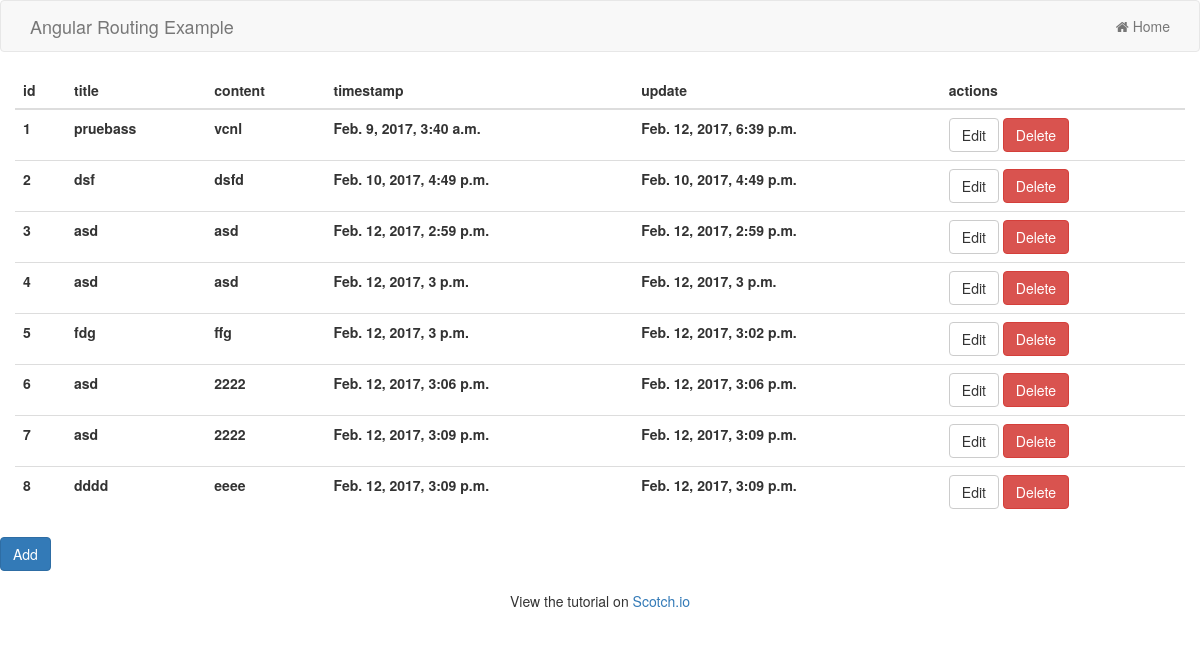
The app's page /posts/index/, older data.
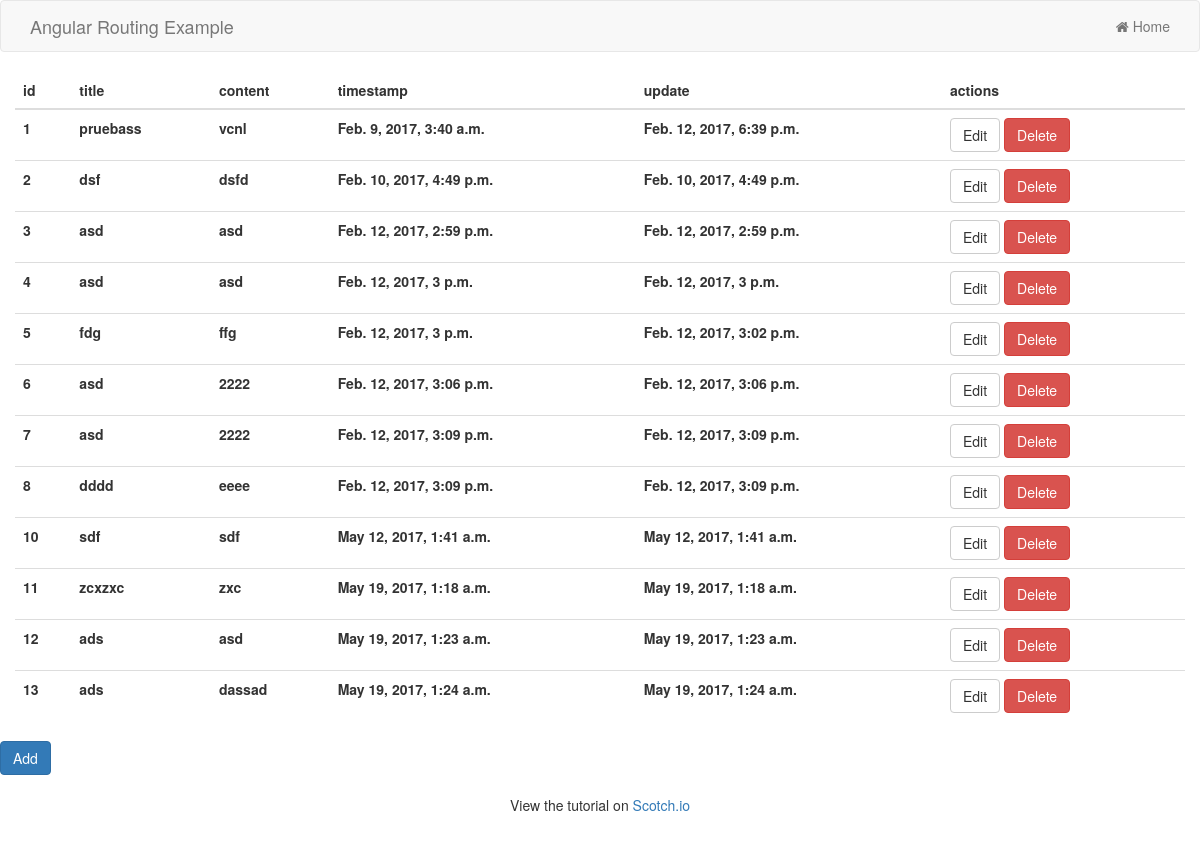
The same page, newer data.
### posts/models.py (models this page shows, shortened)
class Post(models.Model):
    title = models.CharField(max_length = 120)
    content = models.TextField()
    updated = models.DateTimeField(auto_now = True, auto_now_add = False)
    timestamp = models.DateTimeField(auto_now = False, auto_now_add = True)

### posts/views.py (the view)
def post_list(request):
    posts = Post.objects.all()
    context = {
        "posts": posts,
    }
    return render(request, 'post/index.html', context)

### templates/post/index.html
{% extends 'layouts/base.html' %}
{% block content %}
<div class="row">
    <table class="table">
        <thead>
            <tr>
                <th>id</th>
                <th>title</th>
                <th>content</th>
                <th>timestamp</th>
                <th>update</th>
                <th>actions</th>
            </tr>
        </thead>
        <tbody>
            {% for post in posts %}
                <tr>
                    <th>{{ post.id }}</th>
                    <th>{{ post.title }}</th>
                    <th>{{ post.content }}</th>
                    <th>{{ post.timestamp }}</th>
                    <th>{{ post.updated }}</th>
                    <th>
                        <a href="{% url 'edit' post.id %}" class="btn btn-default">Edit</a>
                        <a href="{% url 'delete' post.id %}" class="btn btn-danger">Delete</a>
                    </th>
                </tr>
            {% endfor %}
        </tbody>
    </table>
    <div class="row">
        <a href="{% url 'create' %}" class="btn btn-primary">Add</a>
    </div>
</div>
{% endblock %}

Row changes from the older to the newer data that the page shows:
added Post: id "10", title "sdf", content "sdf", timestamp "May 12, 2017, 1:41 a.m.", updated "May 12, 2017, 1:41 a.m."
added Post: id "11", title "zcxzxc", content "zxc", timestamp "May 19, 2017, 1:18 a.m.", updated "May 19, 2017, 1:18 a.m."
added Post: id "12", title "ads", content "asd", timestamp "May 19, 2017, 1:23 a.m.", updated "May 19, 2017, 1:23 a.m."
added Post: id "13", title "ads", content "dassad", timestamp "May 19, 2017, 1:24 a.m.", updated "May 19, 2017, 1:24 a.m."
